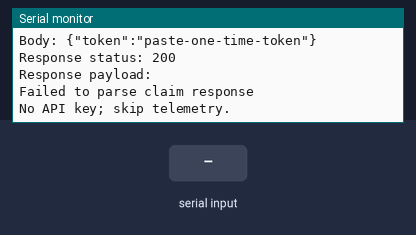
Simulated run of this sketch. Board: ESP32. Shown: the last lines printed to the serial monitor. The inputs (shaded band) are chosen by the test bench. WiFi joins after 1.5 s; servers stay silent unless stated; uploads are accepted with an empty reply; random numbers use the default seed unless the sketch sets one; EEPROM starts erased.

Above: at 2.9 s.
3.0 s: "1\n" received over Serial
At 4.3 s:
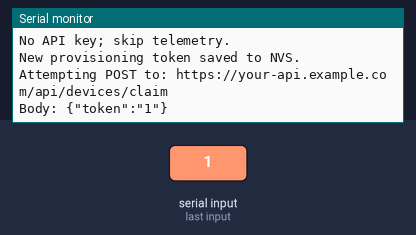
5.6 s: "0\n" received over Serial
At 6.72 s:
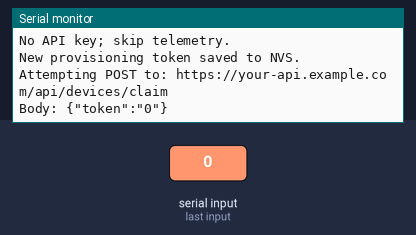
7.3 s: "2\n" received over Serial
At 7.93 s:
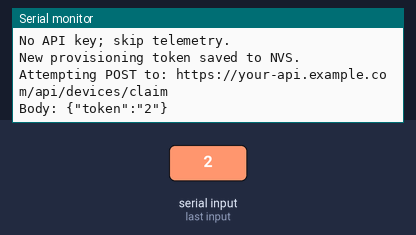
Timing chart, 0 to 10.3 s (numbered marks = the images above; inputs shaded):
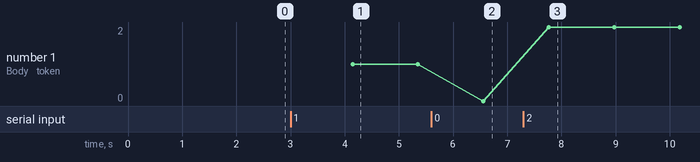

Measured:
- after the input at 3.0 s, the serial monitor: prints a new line after 1.1 s (image 1)
- after the input at 5.6 s, the serial monitor: prints a new line after 0.96 s (image 2)
- after the input at 7.3 s, the serial monitor: prints a new line after 0.47 s (image 3)
- plotted number 1: 1 → 0 after the input at 5.6 s, 0 → 2 after the input at 7.3 s

The sketch:

clientside_authentication_program.ino
```cpp
// ESP32 Integration Checklist
// 1. Store the provisioning token securely (e.g., Serial input → NVS flash).
// 2. Connect to Wi-Fi; enable USE_TLS + CA cert only when the server speaks HTTPS.
// 3. Claim the token: build JSON payload, POST to /api/devices/claim, persist returned API key in NVS.
// 4. Replace the token with the permanent API key for all subsequent requests.
// 5. Send telemetry to /api/device-data/ingest with the Authorization header.
// 6. Handle 401 responses by halting transmission and requesting a new provisioning token from the owner.

#include <WiFi.h>
#include <WiFiClientSecure.h>
#include <HTTPClient.h>
#include <Preferences.h>
#include <ArduinoJson.h>

// ---- User config -----------------------------------------------------------
static const char *WIFI_SSID     = "your-ssid";
static const char *WIFI_PASSWORD = "your-pass";
static const char *API_HOST      = "your-api.example.com"; // no protocol
static const uint16_t API_PORT   = 443;
static const bool USE_TLS        = true;     // set false for http:// + WiFiClient

// Paste the PEM for your Django server’s CA cert here (no extra spaces).
static const char SERVER_CA_PEM[] PROGMEM = R"(
-----BEGIN CERTIFICATE-----
...
-----END CERTIFICATE-----
)";

// Initial provisioning token (overwrite via serial as needed)
String provisioningToken = "paste-one-time-token";

// ---------------------------------------------------------------------------

Preferences prefs;
WiFiClient plainClient;
WiFiClientSecure secureClient;
HTTPClient http;

const char *NAMESPACE_NAME = "energy";
const char *KEY_API_TOKEN  = "apiToken";
const char *KEY_PROV_TOKEN = "provToken";

String apiKey;

const unsigned long WIFI_CONNECT_TIMEOUT_MS = 15000; // 15 seconds

bool connectWifi() {
  if (WiFi.status() == WL_CONNECTED) {
    return true;
  }

  Serial.printf("Connecting to Wi-Fi SSID: %s\n", WIFI_SSID);
  WiFi.mode(WIFI_STA);
  WiFi.disconnect(true, true);
  WiFi.begin(WIFI_SSID, WIFI_PASSWORD);

  unsigned long startAttempt = millis();
  while (WiFi.status() != WL_CONNECTED && millis() - startAttempt < WIFI_CONNECT_TIMEOUT_MS) {
    delay(500);
    Serial.print('.');
  }

  if (WiFi.status() == WL_CONNECTED) {
    Serial.println("\n==== Wi-Fi connected ====");
    Serial.print("IP Address: ");
    Serial.println(WiFi.localIP());
    Serial.print("Connecting to server: ");
    Serial.print(API_HOST);
    Serial.print(":");
    Serial.println(API_PORT);
    Serial.println("========================");
    return true;
  }

  Serial.printf("\nWi-Fi connect failed (status=%d). Check SSID/password and ensure 2.4 GHz availability.\n", WiFi.status());
  return false;
}

bool beginSecureClient() {
  if (USE_TLS) {
    secureClient.setCACert(SERVER_CA_PEM);
  }
  return true;
}

bool postJson(const String &path, const String &body, const String &bearer, int &status, String &payload) {
  const char *scheme = USE_TLS ? "https://" : "http://";
  String url = String(scheme) + API_HOST + path;

  Serial.printf("Attempting POST to: %s\n", url.c_str());
  Serial.printf("Body: %s\n", body.c_str());

  bool began = false;
  if (USE_TLS) {
    began = http.begin(secureClient, API_HOST, API_PORT, path, true);
  } else {
    began = http.begin(plainClient, API_HOST, API_PORT, path);
  }
  if (!began) {
    Serial.println("ERROR: HTTP begin failed");
    return false;
  }
  http.addHeader("Content-Type", "application/json");
  if (bearer.length()) {
    http.addHeader("Authorization", "Bearer " + bearer);
    Serial.println("Added Authorization header");
  }

  status = http.POST(body);
  payload = http.getString();
  http.end();

  Serial.printf("Response status: %d\n", status);
  Serial.printf("Response payload: %s\n", payload.c_str());

  if (status < 0) {
    Serial.printf("HTTPClient error: %s\n", HTTPClient::errorToString(status).c_str());
  }

  return true;
}

bool claimToken() {
  if (provisioningToken.isEmpty()) {
    Serial.println("No provisioning token available.");
    return false;
  }

  StaticJsonDocument<256> doc;
  doc["token"] = provisioningToken;
  // doc["device_ip"] = WiFi.localIP().toString(); // optional metadata
  String body;
  serializeJson(doc, body);

  int status = 0;
  String payload;
  if (!postJson("/api/devices/claim", body, "", status, payload)) {
    return false;
  }
  if (status != 200 && status != 201) {
    Serial.printf("Token claim failed: %d %s\n", status, payload.c_str());
    return false;
  }

  StaticJsonDocument<256> resp;
  DeserializationError err = deserializeJson(resp, payload);
  if (err) {
    Serial.println("Failed to parse claim response");
    return false;
  }

  apiKey = resp["api_key"].as<String>();
  prefs.putString(KEY_API_TOKEN, apiKey);
  prefs.remove(KEY_PROV_TOKEN);
  provisioningToken.clear();
  Serial.println("Provisioning complete. API key stored.");
  return true;
}

bool sendTelemetry() {
  if (apiKey.isEmpty()) {
    Serial.println("No API key; skip telemetry.");
    return false;
  }

  // Generate random data for testing
  float voltage = random(2200, 2400) / 10.0;      // 220.0 - 240.0 V
  float current = random(10, 200) / 10.0;         // 1.0 - 20.0 A
  float power_factor = random(800, 1000) / 1000.0; // 0.800 - 1.000
  float kwh = random(10000, 20000) / 10.0;        // 1000.0 - 2000.0 kWh

  StaticJsonDocument<256> doc;
  doc["voltage"] = voltage;
  doc["current"] = current;
  doc["power_factor"] = power_factor;
  doc["kwh"] = kwh;

  String body;
  serializeJson(doc, body);

  int status = 0;
  String payload;
  if (!postJson("/api/device-data/ingest", body, apiKey, status, payload)) {
    return false;
  }

  if (status == 401) {
    Serial.println("API key rejected; removing stored key.");
    prefs.remove(KEY_API_TOKEN);
    apiKey.clear();
    return false;
  }

  if (status >= 200 && status < 300) {
    Serial.printf("Telemetry sent: V=%.1f, I=%.1f, PF=%.3f, kWh=%.1f\n",
                  voltage, current, power_factor, kwh);
    return true;
  }

  Serial.printf("Telemetry failed: %d %s\n", status, payload.c_str());
  return false;
}

void readTokenFromSerial() {
  if (Serial.available()) {
    provisioningToken = Serial.readStringUntil('\n');
    provisioningToken.trim();
    if (provisioningToken.length()) {
      prefs.putString(KEY_PROV_TOKEN, provisioningToken);
      Serial.println("New provisioning token saved to NVS.");
    }
  }
}

void setup() {
  Serial.begin(115200);
  prefs.begin(NAMESPACE_NAME, false);

  apiKey = prefs.getString(KEY_API_TOKEN, "");
  provisioningToken = prefs.getString(KEY_PROV_TOKEN, provisioningToken);

  if (!connectWifi()) {
    Serial.println("Unable to join Wi-Fi. Re-check credentials via Serial monitor.");
  }
  beginSecureClient();

  if (apiKey.isEmpty()) {
    if (!claimToken()) {
      Serial.println("Claiming token failed. Awaiting new token...");
    }
  } else {
    Serial.println("API key loaded from NVS.");
  }
}

unsigned long lastTelemetry = 0;
const unsigned long TELEMETRY_INTERVAL_MS = 20; // Send every 20ms (50 times per second)

void loop() {
  readTokenFromSerial();

  if (WiFi.status() != WL_CONNECTED) {
    if (!connectWifi()) {
      delay(2000);
      return;
    }
  }

  if (apiKey.isEmpty() && !provisioningToken.isEmpty()) {
    claimToken();
  }

  unsigned long now = millis();
  if (now - lastTelemetry >= TELEMETRY_INTERVAL_MS) {
    lastTelemetry = now;
    if (sendTelemetry()) {
      // Successfully sent data
    } else {
      // Failed to send, wait a bit longer before retrying
      delay(1000);
    }
  }
}
```
